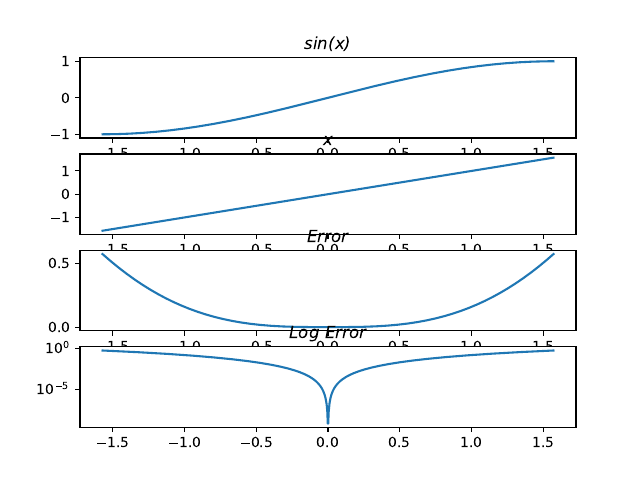

The script that saved this image:
import matplotlib.pyplot as plt
import sounddevice as sd
from math import prod
import numpy as np
import scipy as sp

def sinus(A, f0, phi):
    def x(t):
        return A * np.sin(2 * np.pi * f0 * t + phi)

    return x

def factorial(n):
    return prod(range(2, n + 1))

def taylor(x):
    x3 = x * x * x
    x5 = x * x * x3
    x7 = x * x * x5
    return x - (x3 / factorial(3)) + (x5 / factorial(5)) - (x7 / factorial(7))

def pade(alpha):
    up = alpha - (7 * alpha * alpha * alpha) / 60
    dw = 1 + (alpha * alpha) / 20
    return up / dw

if __name__ == '__main__':
    x = np.linspace(start = -np.pi / 2, stop = np.pi / 2, num = 10 ** 3)
    error = np.abs(np.sin(x) - x)
    fig, axs = plt.subplots(4)
    axs[0].set_title('sin(x)', fontstyle='italic')
    axs[0].plot(x, np.sin(x))
    axs[1].set_title('x', fontstyle='italic')
    axs[1].plot(x, x)
    axs[2].set_title('Error', fontstyle='italic')
    axs[2].plot(x, error)
    axs[3].set_yscale('log')
    axs[3].set_title('Log Error', fontstyle='italic')
    axs[3].plot(x, error)
    plt.savefig('./labs/02/08.pdf')
    plt.show()

    error = np.abs(np.sin(x) - pade(x))
    fig, axs = plt.subplots(4)
    axs[0].set_title('sin(x)', fontstyle='italic')
    axs[0].plot(x, np.sin(x))
    axs[1].set_title('pade(x)', fontstyle='italic')
    axs[1].plot(x, pade(x))
    axs[2].set_title('Error', fontstyle='italic')
    axs[2].plot(x, error)
    axs[3].set_yscale('log')
    axs[3].set_title('Log Error', fontstyle='italic')
    axs[3].plot(x, error)
    plt.savefig('./labs/02/08p.pdf')
    plt.show()

    error = np.abs(np.sin(x) - taylor(x))
    fig, axs = plt.subplots(4)
    axs[0].set_title('sin(x)', fontstyle='italic')
    axs[0].plot(x, np.sin(x))
    axs[1].set_title('taylor(x)', fontstyle='italic')
    axs[1].plot(x, taylor(x))
    axs[2].set_title('Error', fontstyle='italic')
    axs[2].plot(x, error)
    axs[3].set_yscale('log')
    axs[3].set_title('Log Error', fontstyle='italic')
    axs[3].plot(x, error)
    plt.savefig('./labs/02/08t.pdf')
    plt.show()

    plt.plot(x, np.abs(np.sin(x) - x), marker='o', label='Identity Error', color='blue')
    plt.plot(x, np.abs(np.sin(x) - pade(x)), marker='o', label='Pade Error', color='orange')
    plt.plot(x, np.abs(np.sin(x) - taylor(x)), marker='o', label='Taylor Error', color='green')
    plt.yscale('log')
    plt.grid(True, which='both', linestyle='--', linewidth=0.5)
    plt.legend()
    plt.tight_layout()
    plt.savefig('./labs/02/08err.pdf')
    plt.show()